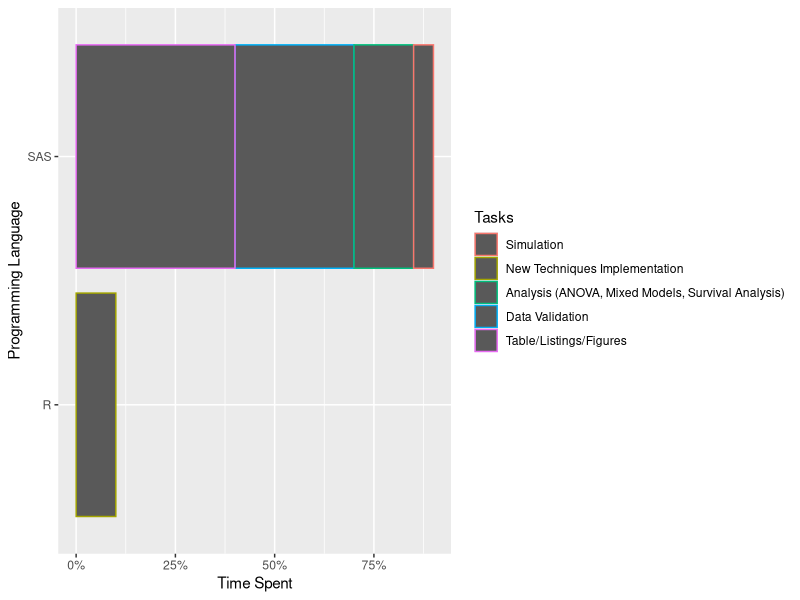
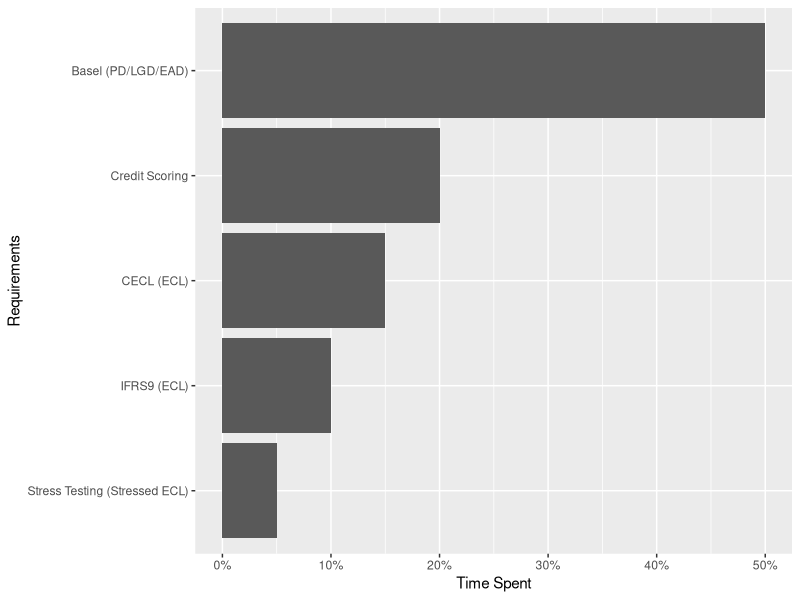

Here is the R script that generated these plots, in order:
library(ggplot2)
## Pharmaceutical Experience
language <- c('SAS', 'SAS', 'SAS', 'SAS', 'R')
tasks <- c('Data Validation', 'Table/Listings/Figures', 
           'Analysis (ANOVA, Mixed Models, Survival Analysis)', 'Simulation', 
           'New Techniques Implementation')
percent_time_spent <- c(0.3, 0.4, 0.15, 0.05, 0.1)
biostat_df <- data.frame(language, tasks, percent_time_spent)
biostat_df
## Banking Experience
requirements <- c('Basel (PD/LGD/EAD)', 'Credit Scoring', 'IFRS9 (ECL)', 'CECL (ECL)', 'Stress Testing (Stressed ECL)')
percent_time_spent <- c(0.5, 0.2, 0.1, 0.15, 0.05)
banking_df <- data.frame(requirements, percent_time_spent)
banking_df

# Plot them!
ggplot(data=biostat_df, aes(y=language, x=percent_time_spent)) + 
  geom_bar(aes(color=reorder(tasks, percent_time_spent)), stat='identity') + 
  labs(x='Time Spent', y = 'Programming Language', color='Tasks') +
  scale_x_continuous(labels= scales::percent)

ggplot(data=banking_df, aes(y=reorder(requirements, percent_time_spent), x=percent_time_spent)) + 
  geom_bar(stat='identity') + 
  labs(x='Time Spent', y = 'Requirements') +
  scale_x_continuous(labels= scales::percent)
